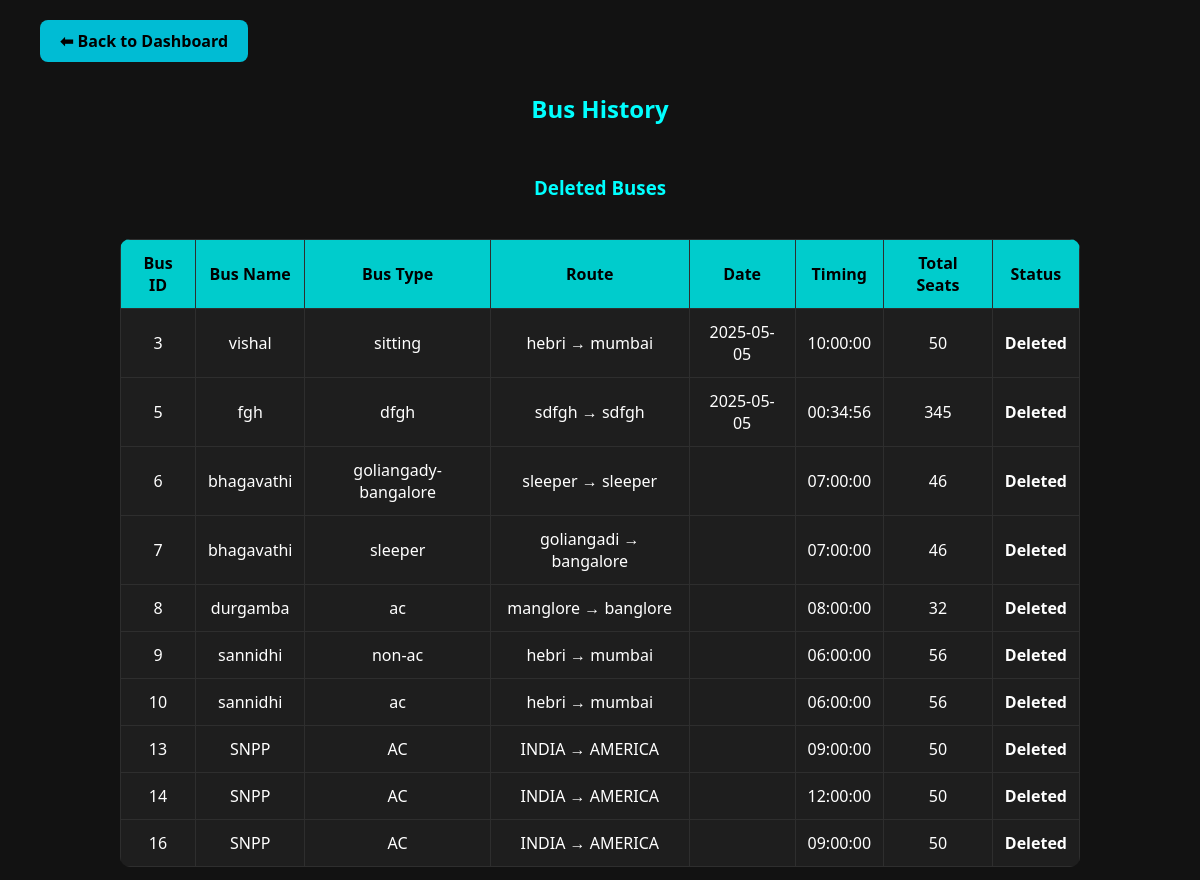
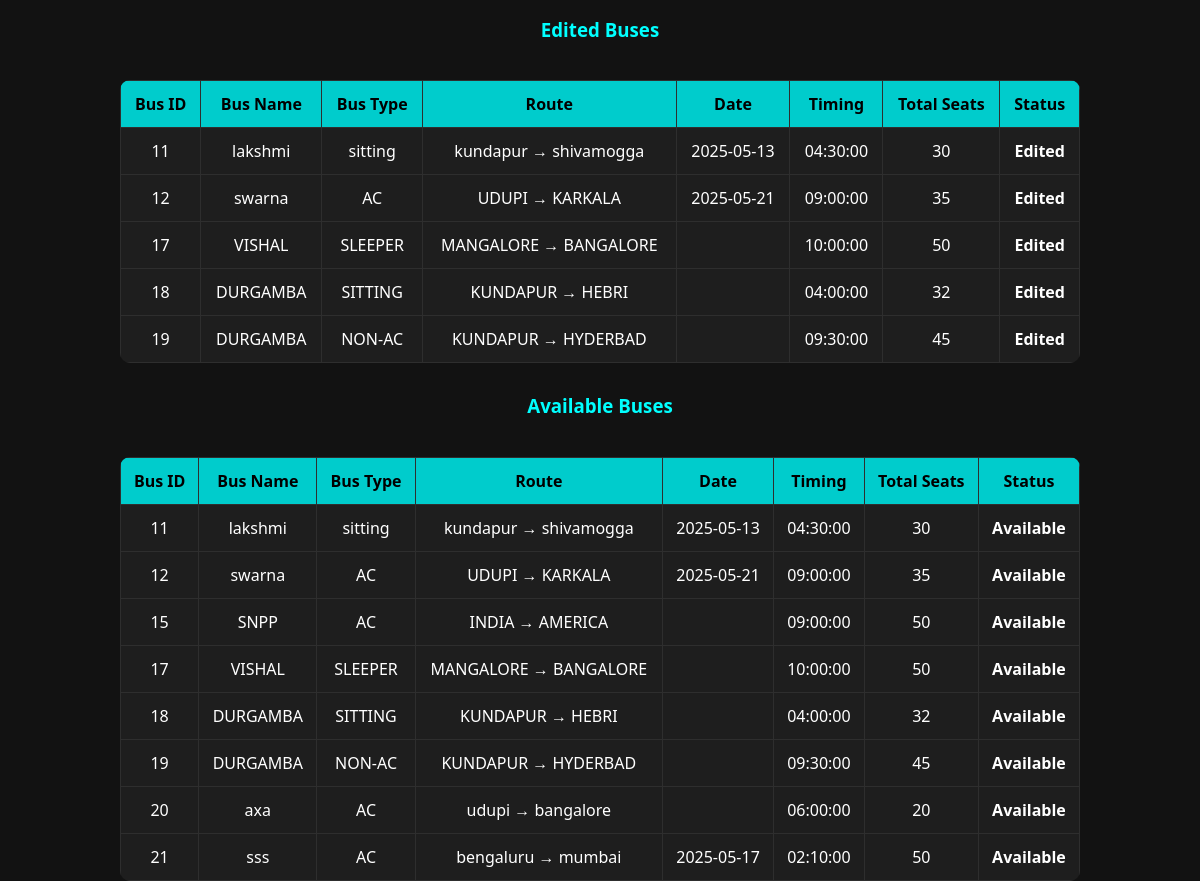
Screenshot of /bus_history.php (signed in) with the database file from the repository (2 pictures, top to bottom).
### tables this page shows
CREATE TABLE `buses` (
  `id` int(11) NOT NULL,
  `name` varchar(255) NOT NULL,
  `type` varchar(50) NOT NULL,
  `timing` time NOT NULL,
  `date` date DEFAULT NULL,
  `total_seats` int(11) NOT NULL,
  `is_deleted` tinyint(1) DEFAULT 0,
  `is_edited` tinyint(1) DEFAULT 0,
  `is_completed` tinyint(1) DEFAULT 0,
  `is_canceled` tinyint(1) DEFAULT 0,
  `maintenance_log` text DEFAULT NULL,
  `amount_per_seat` decimal(10,2) NOT NULL DEFAULT 0.00,
  `source` varchar(255) NOT NULL,
  `destination` varchar(255) NOT NULL
);

### bus_history.php (the view, shortened to what this page needs)
<?php
include 'db.php';
$deleted_buses = $conn->query("SELECT * FROM buses WHERE is_deleted = 1");
$edited_buses = $conn->query("SELECT * FROM buses WHERE is_edited = 1 AND is_deleted = 0");
$available_buses = $conn->query("SELECT * FROM buses WHERE is_deleted = 0 AND is_canceled = 0 AND is_completed = 0");
?>
<!DOCTYPE html>
<html lang="en">
<head>
</head>
<body>
<a href="admin_dashboard.php" class="back-btn">⬅ Back to Dashboard</a>
<h2>Bus History</h2>
<h3>Deleted Buses</h3>
<table>
    <tr>
        <th>Bus ID</th>
        <th>Bus Name</th>
        <th>Bus Type</th>
        <th>Route</th>
        <th>Date</th>
        <th>Timing</th>
        <th>Total Seats</th>
        <th>Status</th>
    </tr>
    <?php if ($deleted_buses->num_rows > 0): ?>
        <?php while ($bus = $deleted_buses->fetch_assoc()): ?>
            <tr>
                <td><?php echo htmlspecialchars($bus['id']); ?></td>
                <td><?php echo htmlspecialchars($bus['name']); ?></td>
                <td><?php echo htmlspecialchars($bus['type']); ?></td>
                <td><?php echo htmlspecialchars($bus['source'] . ' → ' . $bus['destination']); ?></td>
                <td><?php echo htmlspecialchars($bus['date']); ?></td>
                <td><?php echo htmlspecialchars($bus['timing']); ?></td>
                <td><?php echo htmlspecialchars($bus['total_seats']); ?></td>
                <td><strong>Deleted</strong></td>
            </tr>
        <?php endwhile; ?>
    <?php else: ?>
        <tr><td colspan="7" class="empty-msg">No deleted buses found.</td></tr>
    <?php endif; ?>
</table>
<h3>Edited Buses</h3>
<table>
    <tr>
        <th>Bus ID</th>
        <th>Bus Name</th>
        <th>Bus Type</th>
        <th>Route</th>
        <th>Date</th>
        <th>Timing</th>
        <th>Total Seats</th>
        <th>Status</th>
    </tr>
    <?php if ($edited_buses->num_rows > 0): ?>
        <?php while ($bus = $edited_buses->fetch_assoc()): ?>
            <tr>
                <td><?php echo htmlspecialchars($bus['id']); ?></td>
                <td><?php echo htmlspecialchars($bus['name']); ?></td>
                <td><?php echo htmlspecialchars($bus['type']); ?></td>
                <td><?php echo htmlspecialchars($bus['source'] . ' → ' . $bus['destination']); ?></td>
                <td><?php echo htmlspecialchars($bus['date']); ?></td>
                <td><?php echo htmlspecialchars($bus['timing']); ?></td>
                <td><?php echo htmlspecialchars($bus['total_seats']); ?></td>
                <td><strong>Edited</strong></td>
            </tr>
        <?php endwhile; ?>
    <?php else: ?>
        <tr><td colspan="8" class="empty-msg">No edited buses found.</td></tr>
    <?php endif; ?>
</table>
<h3>Available Buses</h3>
<table>
    <tr>
        <th>Bus ID</th>
        <th>Bus Name</th>
        <th>Bus Type</th>
        <th>Route</th>
        <th>Date</th>
        <th>Timing</th>
        <th>Total Seats</th>
        <th>Status</th>
    </tr>
    <?php if ($available_buses->num_rows > 0): ?>
        <?php while ($bus = $available_buses->fetch_assoc()): ?>
            <tr>
                <td><?php echo htmlspecialchars($bus['id']); ?></td>
                <td><?php echo htmlspecialchars($bus['name']); ?></td>
                <td><?php echo htmlspecialchars($bus['type']); ?></td>
                <td><?php echo htmlspecialchars($bus['source'] . ' → ' . $bus['destination']); ?></td>
                <td><?php echo htmlspecialchars($bus['date']); ?></td>
                <td><?php echo htmlspecialchars($bus['timing']); ?></td>
                <td><?php echo htmlspecialchars($bus['total_seats']); ?></td>
                <td><strong>Available</strong></td>
            </tr>
        <?php endwhile; ?>
    <?php else: ?>
        <tr><td colspan="8" class="empty-msg">No available buses found.</td></tr>
    <?php endif; ?>
</table>
</body>
</html>

### bus_history.php (style rules this page uses)
body { margin: 0; padding: 0; font-family: 'Segoe UI', sans-serif; background-color: #121212; color: #ffffff; display: flex; flex-direction: column; align-items: center; }
h2, h3 { color: #00ffff; margin-top: 30px; }
table { width: 80%; margin-top: 20px; border-collapse: collapse; background-color: #1e1e1e; border-radius: 10px; overflow: hidden; }
th, td { padding: 12px; border: 1px solid #2e2e2e; text-align: center; }
th { background-color: #00cccc; color: #000; }
.back-btn { display: inline-block; margin-top: 20px; background-color: #00bcd4; color: #000; padding: 10px 20px; text-decoration: none; border-radius: 8px; font-weight: bold; align-self: flex-start; margin-left: 40px; }

### rows the page displays
buses: id "3", name "vishal", type "sitting", source+destination "hebri → mumbai", date "2025-05-05", timing "10:00:00", total_seats "50"
buses: id "5", name "fgh", type "dfgh", source+destination "sdfgh → sdfgh", date "2025-05-05", timing "00:34:56", total_seats "345"
buses: id "6", name "bhagavathi", type "goliangady-bangalore", source+destination "sleeper → sleeper", timing "07:00:00", total_seats "46"
buses: id "7", name "bhagavathi", type "sleeper", source+destination "goliangadi → bangalore", timing "07:00:00", total_seats "46"
buses: id "8", name "durgamba", type "ac", source+destination "manglore → banglore", timing "08:00:00", total_seats "32"
buses: id "9", name "sannidhi", type "non-ac", source+destination "hebri → mumbai", timing "06:00:00", total_seats "56"
buses: id "10", name "sannidhi", type "ac", source+destination "hebri → mumbai", timing "06:00:00", total_seats "56"
buses: id "13", name "SNPP", type "AC", source+destination "INDIA → AMERICA", timing "09:00:00", total_seats "50"
buses: id "14", name "SNPP", type "AC", source+destination "INDIA → AMERICA", timing "12:00:00", total_seats "50"
buses: id "16", name "SNPP", type "AC", source+destination "INDIA → AMERICA", timing "09:00:00", total_seats "50"
buses: id "11", name "lakshmi", type "sitting", source+destination "kundapur → shivamogga", date "2025-05-13", timing "04:30:00", total_seats "30"
buses: id "12", name "swarna", type "AC", source+destination "UDUPI → KARKALA", date "2025-05-21", timing "09:00:00", total_seats "35"
buses: id "17", name "VISHAL", type "SLEEPER", source+destination "MANGALORE → BANGALORE", timing "10:00:00", total_seats "50"
buses: id "18", name "DURGAMBA", type "SITTING", source+destination "KUNDAPUR → HEBRI", timing "04:00:00", total_seats "32"
buses: id "19", name "DURGAMBA", type "NON-AC", source+destination "KUNDAPUR → HYDERBAD", timing "09:30:00", total_seats "45"
buses: id "15", name "SNPP", type "AC", source+destination "INDIA → AMERICA", timing "09:00:00", total_seats "50"
buses: id "20", name "axa", type "AC", source+destination "udupi → bangalore", timing "06:00:00", total_seats "20"
buses: id "21", name "sss", type "AC", source+destination "bengaluru → mumbai", date "2025-05-17", timing "02:10:00", total_seats "50"
